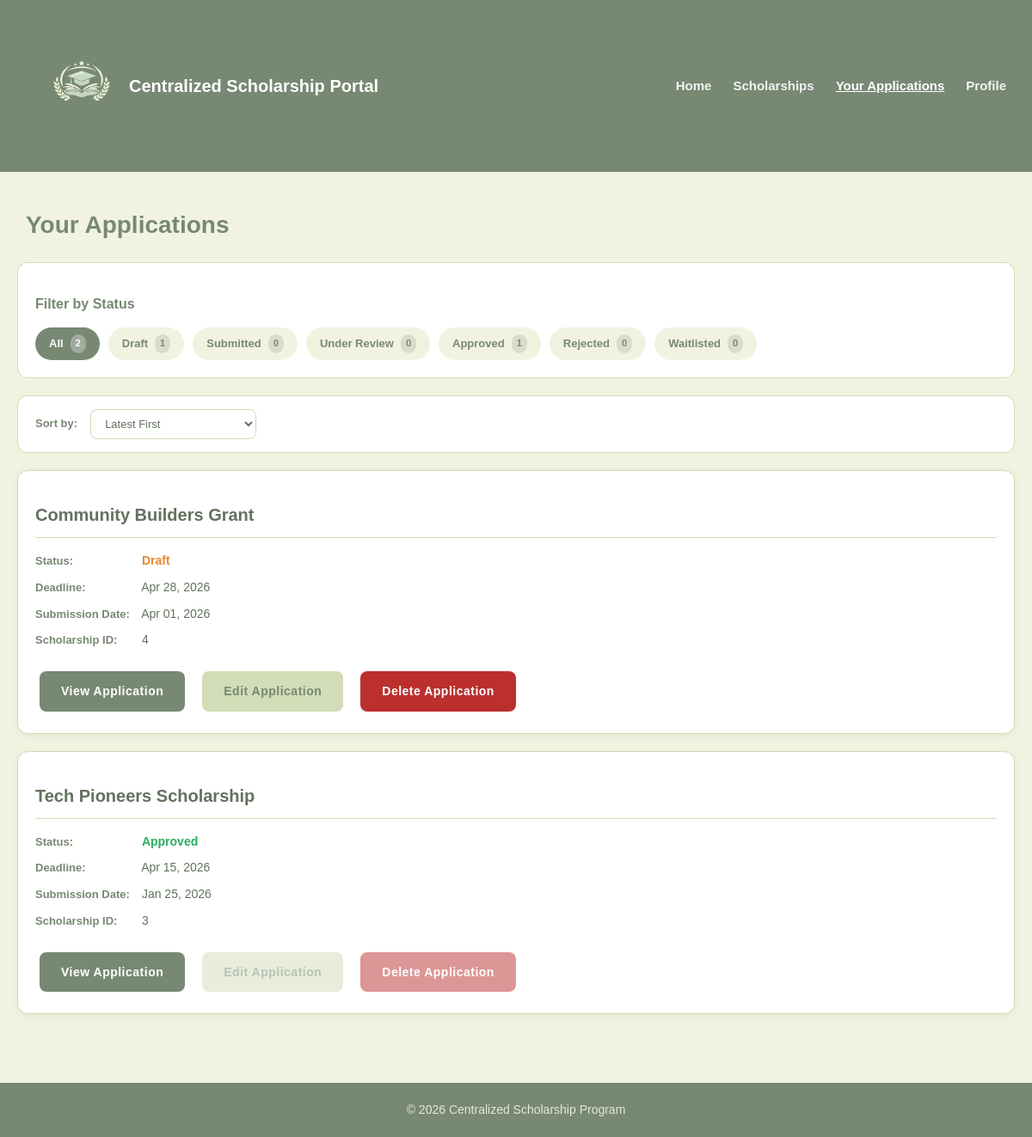
The page /Frontends/Client-side/your-applications.php (signed in) on the database as committed earlier.
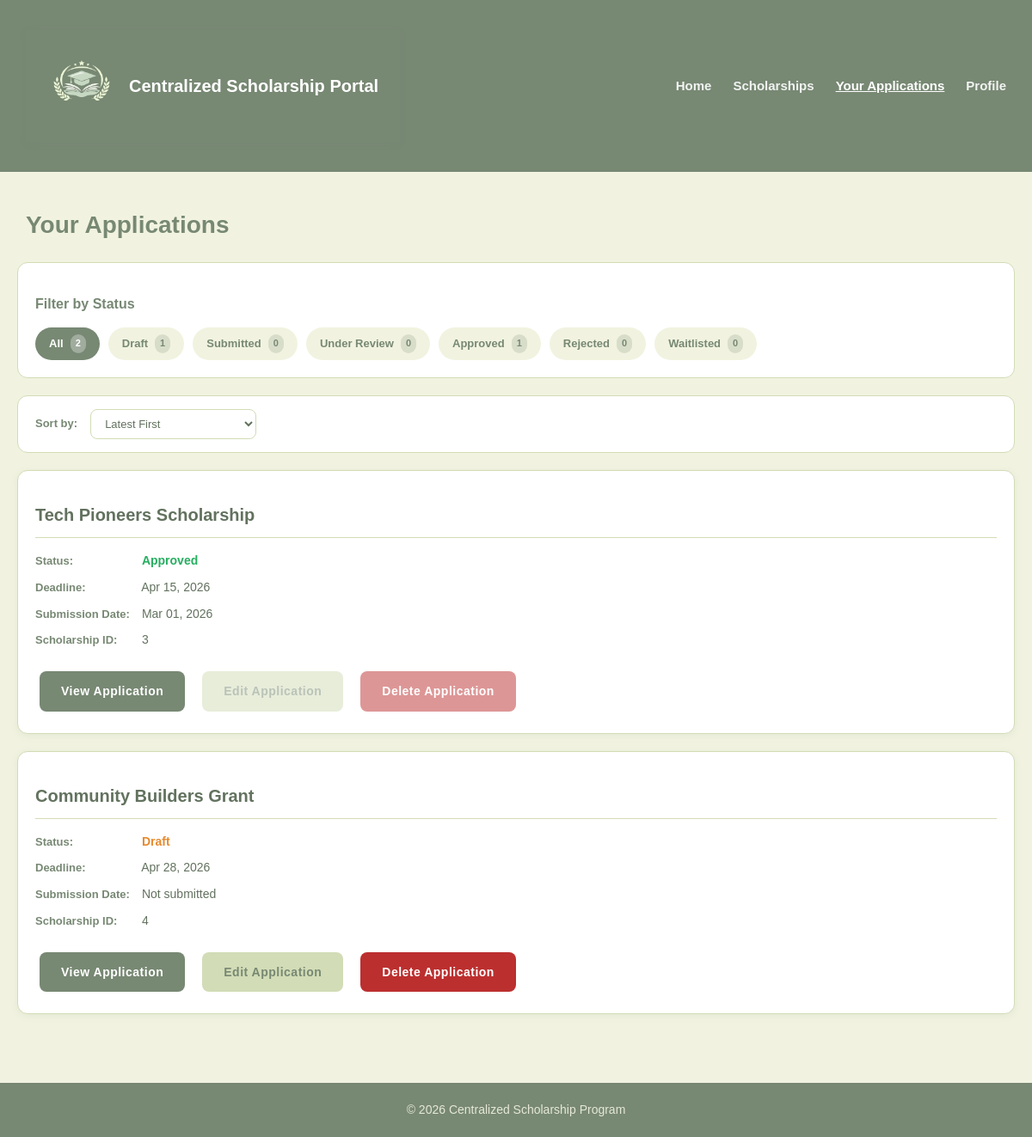
The same page on the database as committed later.
### tables this page shows
CREATE TABLE `APPLICATIONS` (
  `application_id` int(11) NOT NULL,
  `student_id` int(11) NOT NULL,
  `scholarship_id` int(11) NOT NULL,
  `status` enum('Draft','Submitted','Under Review','Approved','Rejected','Waitlisted') NOT NULL,
  `submission_date` datetime DEFAULT NULL,
  `reviewed_by` int(11) DEFAULT NULL,
  `review_date` datetime DEFAULT NULL
);

CREATE TABLE `SCHOLARSHIPS` (
  `scholarship_id` int(11) NOT NULL,
  `title` varchar(45) NOT NULL,
  `description` varchar(45) NOT NULL,
  `deadline` datetime NOT NULL,
  `eligibility` text NOT NULL,
  `requirements` text NOT NULL,
  `release_status` enum('Draft','Published') NOT NULL,
  `status` enum('Completed','Ongoing','Upcoming') NOT NULL,
  `created_by` int(11) NOT NULL,
  `created_at` datetime NOT NULL
);

### Frontends/Client-side/your-applications.php (the view, shortened to what this page needs)
<?php
include("../../db_connect.php");
$account_id = $_SESSION['account_id'];
$getStudID = mysqli_query($conn, "SELECT student_id FROM STUDENTS WHERE account_id='$account_id'");
if ($getStudID && mysqli_num_rows($getStudID) > 0) {
    $row = mysqli_fetch_assoc($getStudID);
    $student_id = $row['student_id'];
} else {
    die("Student record not found.");
}
$status_filter = isset($_GET['status']) ? mysqli_real_escape_string($conn, $_GET['status']) : 'all';
$sort_by = isset($_GET['sort']) ? mysqli_real_escape_string($conn, $_GET['sort']) : 'date_desc';
$where_clause = "a.student_id = $student_id";
switch ($sort_by) {
    case 'date_desc':
    default:
        $order_by = "a.submission_date DESC";
        break;
}
$query = "SELECT a.*, s.title as scholarship_name, s.deadline
          FROM APPLICATIONS a
          JOIN SCHOLARSHIPS s ON a.scholarship_id = s.scholarship_id
          WHERE $where_clause
          ORDER BY $order_by";
$result = mysqli_query($conn, $query);
$status_counts = [];
$status_query = "SELECT a.status, COUNT(*) as count
                 FROM APPLICATIONS a
                 WHERE a.student_id = $student_id
                 GROUP BY a.status";
$status_result = mysqli_query($conn, $status_query);
while ($row = mysqli_fetch_assoc($status_result)) {
    $status_counts[$row['status']] = $row['count'];
}
?>
<html>
    <head>
        <link rel="stylesheet" href="style.css">
    </head>
    <body>
        <header>
            <section class="brand">
                <img src="../icons/CSP_logo.png" id="logo" alt="logo icon" onerror="this.style.display='none'">
                <h1>Centralized Scholarship Portal</h1>
            </section>
            <nav>
                <a href="home.php">Home</a>
                <a href="scholarList.php">Scholarships</a>
                <a id="active" href="your-applications.php">Your Applications</a>
                <a href="user-profile.php">Profile</a>
            </nav>
        </header>
        <div class="container">
            <h2>Your Applications</h2>
            <div class="filter-bar">
                <div class="filter-header">
                    <h3>Filter by Status</h3>
                </div>
                <div class="status-filters">
                    <a href="?status=all&sort=<?php echo $sort_by; ?>" class="status-filter <?php echo $status_filter == 'all' ? 'active' : ''; ?>">
                        All
                        <span class="count"><?php echo array_sum($status_counts); ?></span>
                    </a>
                    <a href="?status=Draft&sort=<?php echo $sort_by; ?>" class="status-filter draft <?php echo $status_filter == 'Draft' ? 'active' : ''; ?>">
                        Draft
                        <span class="count"><?php echo $status_counts['Draft'] ?? 0; ?></span>
                    </a>
                    <a href="?status=Submitted&sort=<?php echo $sort_by; ?>" class="status-filter submitted <?php echo $status_filter == 'Submitted' ? 'active' : ''; ?>">
                        Submitted
                        <span class="count"><?php echo $status_counts['Submitted'] ?? 0; ?></span>
                    </a>
                    <a href="?status=Under Review&sort=<?php echo $sort_by; ?>" class="status-filter under-review <?php echo $status_filter == 'Under Review' ? 'active' : ''; ?>">
                        Under Review
                        <span class="count"><?php echo $status_counts['Under Review'] ?? 0; ?></span>
                    </a>
                    <a href="?status=Approved&sort=<?php echo $sort_by; ?>" class="status-filter approved <?php echo $status_filter == 'Approved' ? 'active' : ''; ?>">
                        Approved
                        <span class="count"><?php echo $status_counts['Approved'] ?? 0; ?></span>
                    </a>
                    <a href="?status=Rejected&sort=<?php echo $sort_by; ?>" class="status-filter rejected <?php echo $status_filter == 'Rejected' ? 'active' : ''; ?>">
                        Rejected
                        <span class="count"><?php echo $status_counts['Rejected'] ?? 0; ?></span>
                    </a>
                    <a href="?status=Waitlisted&sort=<?php echo $sort_by; ?>" class="status-filter waitlisted <?php echo $status_filter == 'Waitlisted' ? 'active' : ''; ?>">
                        Waitlisted
                        <span class="count"><?php echo $status_counts['Waitlisted'] ?? 0; ?></span>
                    </a>
                </div>
            </div>
            <div class="sort-bar">
                <label>Sort by:</label>
                <select id="sort-select" onchange="window.location.href='?status=<?php echo $status_filter; ?>&sort='+this.value">
                    <option value="date_desc" <?php echo $sort_by == 'date_desc' ? 'selected' : ''; ?>>Latest First</option>
                </select>
            </div>
            <?php if (mysqli_num_rows($result) > 0): ?>
                <?php while ($application = mysqli_fetch_assoc($result)): ?>
                    <section class="application-card">
                        <h3><?php echo htmlspecialchars($application['scholarship_name']); ?></h3>
                        <div class="application-details">
                            <p><strong>Status:</strong>
                                <span class="status-<?php echo strtolower(str_replace(' ', '', $application['status'] ?? 'pending')); ?>">
                                    <?php echo htmlspecialchars($application['status'] ?? 'Pending'); ?>
                                </span>
                            </p>
                            <p><strong>Deadline:</strong> <?php echo date('M d, Y', strtotime($application['deadline'])); ?></p>
                            <p><strong>Submission Date:</strong> <?php echo $application['submission_date'] ? date('M d, Y', strtotime($application['submission_date'])) : 'Not submitted'; ?></p>
                            <p><strong>Scholarship ID:</strong> <?php echo htmlspecialchars($application['scholarship_id']); ?></p>
                        </div>
                        <div class="application-actions">
                            <a href="your-applications-read.php?id=<?php echo $application['application_id']; ?>" class="btn">View Application</a>
                            <?php if ($application['status'] == 'Draft'): ?>
                                <a href="application-form.php?id=<?php echo $application['application_id']; ?>" class="btn btn-secondary">Edit Application</a>
                                <a href="your-applications-delete.php?id=<?php echo $application['application_id']; ?>" class="btn btn-danger">Delete Application</a>
                            <?php else: ?>
                                <span class="btn btn-secondary disabled" style="opacity: 0.5; cursor: not-allowed;" title="Cannot edit - application already <?php echo strtolower($application['status']); ?>">Edit Application</span>
                                <span class="btn btn-danger disabled" style="opacity: 0.5; cursor: not-allowed;" title="Cannot delete - application already <?php echo strtolower($application['status']); ?>">Delete Application</span>
                            <?php endif; ?>
                        </div>
                    </section>
                <?php endwhile; ?>
            <?php endif; ?>
        </div>
        <footer>
            <p>&copy; 2026 Centralized Scholarship Program</p>
        </footer>
    </body>
</html>

### Frontends/Client-side/style.css (style rules this page uses)
* { margin: 0; padding: 0; box-sizing: border-box; }
body { font-family: 'Verdana', sans-serif; font-size: 11px; color: #778873; background-color: #F1F3E0; line-height: 1.6; margin: 0; padding: 0; }
.container { max-width: 1200px; margin: 0 auto; background-color: transparent; padding: 20px; }
header { color: white; background-color: #778873; display: flex; justify-content: space-between; align-items: center; padding: 15px 30px; gap: 20px; width: 100%; border: none; outline: none; border-radius: 0; }
.brand { display: flex; align-items: center; gap: 15px; flex-shrink: 0; background-color: transparent; border: none; outline: none; border-radius: 0; }
#logo { width: 80px; height: auto; display: block; border: none; outline: none; }
h1 { font-size: 20px; margin: 0; color: white; white-space: nowrap; font-weight: bold; background-color: transparent; border: none; outline: none; }
nav { display: flex; align-items: center; gap: 25px; flex-wrap: nowrap; background-color: transparent; border: none; outline: none; }
nav a { font-size: 15px; text-decoration: none; color: white; font-weight: bold; white-space: nowrap; padding: 5px 0; opacity: 0.9; transition: opacity 0.3s; background-color: transparent; border: none; outline: none; }
#active { text-decoration: underline; opacity: 1; }
h2 { font-size: 28px; color: #778873; margin: 20px 0 15px; padding: 0 10px; }
h3 { font-size: 22px; color: #778873; margin: 15px 0; }
p { font-size: 14px; margin: 8px 0; color: #62725e; }
section { background-color: white; padding: 25px; border-radius: 12px; margin: 20px 0; box-shadow: 0 2px 8px rgba(119, 136, 115, 0.1); border: 1px solid #D2DCB6; }
.application-card { background-color: white; border: 1px solid #D2DCB6; border-radius: 12px; padding: 20px; margin-bottom: 20px; transition: transform 0.2s, box-shadow 0.2s; }
.application-card h3 { font-size: 20px; color: #62725e; margin-bottom: 15px; border-bottom: 1px solid #D2DCB6; padding-bottom: 10px; }
.application-details p { margin-bottom: 8px; font-size: 14px; }
.application-details strong { color: #778873; font-size: 13px; min-width: 120px; display: inline-block; }
.status-approved { color: #27ae60; font-weight: bold; }
.btn { font-size: 14px; font-weight: bold; display: inline-block; margin: 5px; padding: 12px 25px; background-color: #778873; color: white; text-decoration: none; border: none; border-radius: 8px; cursor: pointer; transition: background-color 0.3s; font-family: 'Verdana', sans-serif; white-space: nowrap; letter-spacing: 0.5px; }
.btn-secondary { background-color: #D2DCB6; color: #778873; }
.btn-danger { background-color: #bc2f2f; }
.disabled { opacity: 0.5; cursor: not-allowed; }
.application-actions { margin-top: 20px; display: flex; gap: 10px; flex-wrap: wrap; }
footer { background-color: #778873; color: #F1F3E0; text-align: center; padding: 20px; margin-top: 40px; font-size: 13px; width: 100%; border: none; border-radius: 0; }
footer p { color: #F1F3E0; margin: 0; opacity: 0.9; }
.filter-bar { background: white; border-radius: 12px; padding: 20px; margin: 20px 0; border: 1px solid #D2DCB6; }
.filter-header h3 { font-size: 16px; margin-bottom: 15px; color: #778873; }
.status-filters { display: flex; flex-wrap: wrap; gap: 10px; }
.status-filter { display: inline-flex; align-items: center; gap: 8px; padding: 8px 16px; background-color: #F1F3E0; color: #778873; text-decoration: none; border-radius: 20px; font-size: 13px; font-weight: bold; transition: all 0.3s; }
.status-filter.active { background-color: #778873; color: white; }
.status-filter .count { background-color: rgba(119, 136, 115, 0.2); padding: 2px 6px; border-radius: 12px; font-size: 11px; }
.status-filter.active .count { background-color: rgba(255, 255, 255, 0.3); }
.sort-bar { background: white; border-radius: 12px; padding: 15px 20px; margin: 20px 0; display: flex; align-items: center; gap: 15px; border: 1px solid #D2DCB6; }
.sort-bar label { font-weight: bold; color: #778873; font-size: 13px; }
.sort-bar select { padding: 8px 12px; border: 1px solid #D2DCB6; border-radius: 8px; background-color: white; color: #62725e; font-family: 'Verdana', sans-serif; font-size: 13px; cursor: pointer; }
.status-draft { color: #e68a2e; font-weight: bold; }

Rows that differ between the two databases and show on the page:
changed applications "Approved": submission_date "Jan 25, 2026" → "Mar 01, 2026"; moves up the list
changed applications "Draft": submission_date "Apr 01, 2026" → (not shown); now shows "Not submitted"
